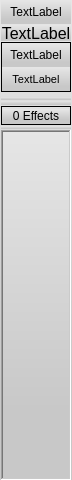
<?xml version="1.0" encoding="UTF-8"?>
<ui version="4.0">
 <class>CSF2ChannelWidget</class>
 <widget class="QFrame" name="CSF2ChannelWidget">
  <property name="geometry">
   <rect>
    <x>0</x>
    <y>0</y>
    <width>72</width>
    <height>480</height>
   </rect>
  </property>
  <property name="sizePolicy">
   <sizepolicy hsizetype="Fixed" vsizetype="Fixed">
    <horstretch>0</horstretch>
    <verstretch>0</verstretch>
   </sizepolicy>
  </property>
  <property name="minimumSize">
   <size>
    <width>72</width>
    <height>0</height>
   </size>
  </property>
  <property name="maximumSize">
   <size>
    <width>72</width>
    <height>16777215</height>
   </size>
  </property>
  <property name="windowTitle">
   <string>Form</string>
  </property>
  <property name="styleSheet">
   <string notr="true">QFrame{background-color: qlineargradient(spread:pad, x1:0, y1:0, x2:0, y2:1, stop:0 rgba(230, 230, 230, 255), stop:0.8 rgba(200, 200, 200, 255));color:black;}
</string>
  </property>
  <layout class="QVBoxLayout" name="verticalLayout" stretch="1,1,1,1,1,1,0,1,100">
   <property name="spacing">
    <number>1</number>
   </property>
   <property name="leftMargin">
    <number>1</number>
   </property>
   <property name="topMargin">
    <number>0</number>
   </property>
   <property name="rightMargin">
    <number>1</number>
   </property>
   <property name="bottomMargin">
    <number>0</number>
   </property>
   <item>
    <widget class="QLCDLabel" name="Sender">
     <property name="minimumSize">
      <size>
       <width>0</width>
       <height>24</height>
      </size>
     </property>
     <property name="maximumSize">
      <size>
       <width>16777215</width>
       <height>24</height>
      </size>
     </property>
     <property name="text">
      <string>TextLabel</string>
     </property>
     <property name="alignment">
      <set>Qt::AlignCenter</set>
     </property>
    </widget>
   </item>
   <item>
    <widget class="QSynthPanel" name="NameFrame">
     <property name="frameShadow">
      <enum>QFrame::Raised</enum>
     </property>
     <layout class="QVBoxLayout" name="verticalLayout_6">
      <property name="spacing">
       <number>0</number>
      </property>
      <property name="leftMargin">
       <number>0</number>
      </property>
      <property name="topMargin">
       <number>0</number>
      </property>
      <property name="rightMargin">
       <number>0</number>
      </property>
      <property name="bottomMargin">
       <number>0</number>
      </property>
      <item>
       <widget class="EffectLabel" name="Name">
        <property name="minimumSize">
         <size>
          <width>0</width>
          <height>16</height>
         </size>
        </property>
        <property name="maximumSize">
         <size>
          <width>16777215</width>
          <height>16</height>
         </size>
        </property>
        <property name="font">
         <font>
          <pointsize>12</pointsize>
         </font>
        </property>
        <property name="text">
         <string>TextLabel</string>
        </property>
        <property name="alignment">
         <set>Qt::AlignCenter</set>
        </property>
       </widget>
      </item>
     </layout>
    </widget>
   </item>
   <item>
    <widget class="QSynthPanel" name="SF2Frame">
     <property name="frameShape">
      <enum>QFrame::StyledPanel</enum>
     </property>
     <property name="frameShadow">
      <enum>QFrame::Raised</enum>
     </property>
     <layout class="QVBoxLayout" name="verticalLayout_4">
      <property name="spacing">
       <number>0</number>
      </property>
      <property name="leftMargin">
       <number>0</number>
      </property>
      <property name="topMargin">
       <number>0</number>
      </property>
      <property name="rightMargin">
       <number>0</number>
      </property>
      <property name="bottomMargin">
       <number>0</number>
      </property>
      <item>
       <widget class="QLCDLabel" name="SF2">
        <property name="minimumSize">
         <size>
          <width>0</width>
          <height>24</height>
         </size>
        </property>
        <property name="maximumSize">
         <size>
          <width>16777215</width>
          <height>24</height>
         </size>
        </property>
        <property name="font">
         <font>
          <pointsize>9</pointsize>
         </font>
        </property>
        <property name="text">
         <string>TextLabel</string>
        </property>
        <property name="alignment">
         <set>Qt::AlignCenter</set>
        </property>
       </widget>
      </item>
      <item>
       <widget class="QLCDLabel" name="Patch">
        <property name="minimumSize">
         <size>
          <width>0</width>
          <height>24</height>
         </size>
        </property>
        <property name="maximumSize">
         <size>
          <width>16777215</width>
          <height>24</height>
         </size>
        </property>
        <property name="font">
         <font>
          <pointsize>8</pointsize>
         </font>
        </property>
        <property name="text">
         <string>TextLabel</string>
        </property>
        <property name="alignment">
         <set>Qt::AlignCenter</set>
        </property>
       </widget>
      </item>
     </layout>
    </widget>
   </item>
   <item>
    <layout class="QHBoxLayout" name="horizontalLayout_2">
     <property name="spacing">
      <number>0</number>
     </property>
     <property name="leftMargin">
      <number>0</number>
     </property>
     <property name="rightMargin">
      <number>0</number>
     </property>
    </layout>
   </item>
   <item>
    <widget class="CChannelGain" name="ChannelGain">
     <property name="frameShape">
      <enum>QFrame::NoFrame</enum>
     </property>
     <property name="frameShadow">
      <enum>QFrame::Raised</enum>
     </property>
    </widget>
   </item>
   <item>
    <widget class="CChannelEQ" name="ChannelEQ">
     <property name="frameShape">
      <enum>QFrame::NoFrame</enum>
     </property>
     <property name="frameShadow">
      <enum>QFrame::Raised</enum>
     </property>
    </widget>
   </item>
   <item>
    <widget class="QSynthPanel" name="frame">
     <property name="frameShape">
      <enum>QFrame::StyledPanel</enum>
     </property>
     <property name="frameShadow">
      <enum>QFrame::Raised</enum>
     </property>
     <layout class="QVBoxLayout" name="verticalLayout_2">
      <property name="spacing">
       <number>0</number>
      </property>
      <property name="leftMargin">
       <number>1</number>
      </property>
      <property name="topMargin">
       <number>2</number>
      </property>
      <property name="rightMargin">
       <number>1</number>
      </property>
      <property name="bottomMargin">
       <number>2</number>
      </property>
      <item>
       <widget class="QLCDLabel" name="RackLabel">
        <property name="minimumSize">
         <size>
          <width>0</width>
          <height>13</height>
         </size>
        </property>
        <property name="maximumSize">
         <size>
          <width>16777215</width>
          <height>13</height>
         </size>
        </property>
        <property name="font">
         <font>
          <pointsize>9</pointsize>
         </font>
        </property>
        <property name="text">
         <string>0 Effects</string>
        </property>
        <property name="alignment">
         <set>Qt::AlignCenter</set>
        </property>
       </widget>
      </item>
     </layout>
    </widget>
   </item>
   <item>
    <widget class="CChannelEffects" name="ChannelEffects">
     <property name="frameShape">
      <enum>QFrame::NoFrame</enum>
     </property>
     <property name="frameShadow">
      <enum>QFrame::Raised</enum>
     </property>
     <property name="lineWidth">
      <number>0</number>
     </property>
    </widget>
   </item>
   <item>
    <widget class="CChannelVol" name="ChannelVol">
     <property name="sizePolicy">
      <sizepolicy hsizetype="Preferred" vsizetype="Expanding">
       <horstretch>0</horstretch>
       <verstretch>0</verstretch>
      </sizepolicy>
     </property>
     <property name="frameShape">
      <enum>QFrame::WinPanel</enum>
     </property>
     <property name="frameShadow">
      <enum>QFrame::Sunken</enum>
     </property>
    </widget>
   </item>
  </layout>
 </widget>
 <customwidgets>
  <customwidget>
   <class>QSynthPanel</class>
   <extends>QFrame</extends>
   <header>qsynthpanel.h</header>
   <container>1</container>
  </customwidget>
  <customwidget>
   <class>EffectLabel</class>
   <extends>QLabel</extends>
   <header>effectlabel.h</header>
  </customwidget>
  <customwidget>
   <class>QLCDLabel</class>
   <extends>QLabel</extends>
   <header>qlcdlabel.h</header>
  </customwidget>
  <customwidget>
   <class>CChannelVol</class>
   <extends>QFrame</extends>
   <header>cchannelvol.h</header>
   <container>1</container>
  </customwidget>
  <customwidget>
   <class>CChannelEffects</class>
   <extends>QFrame</extends>
   <header>cchanneleffects.h</header>
   <container>1</container>
  </customwidget>
  <customwidget>
   <class>CChannelEQ</class>
   <extends>QFrame</extends>
   <header>cchanneleq.h</header>
   <container>1</container>
  </customwidget>
  <customwidget>
   <class>CChannelGain</class>
   <extends>QFrame</extends>
   <header>cchannelgain.h</header>
   <container>1</container>
  </customwidget>
 </customwidgets>
 <resources/>
 <connections/>
</ui>
